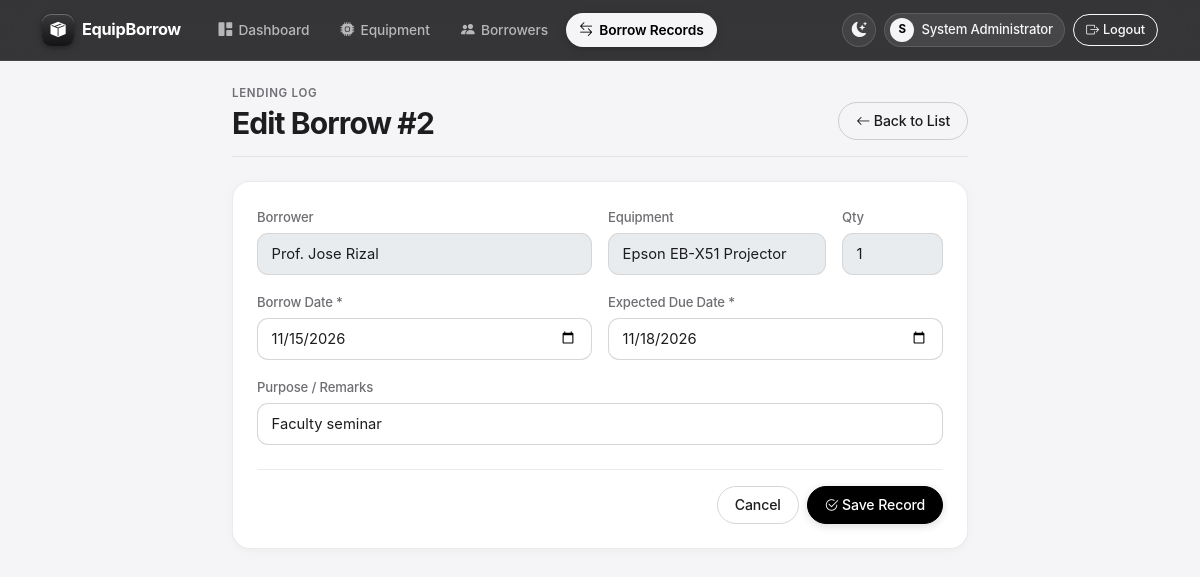
Screenshot of /borrow_form.php?id=2 (signed in) with the database file from the repository.
### tables this page shows
CREATE TABLE borrow_records (
    borrow_id        INT UNSIGNED  NOT NULL AUTO_INCREMENT,
    equipment_id     INT UNSIGNED  NOT NULL,
    borrower_id      INT UNSIGNED  NOT NULL,
    quantity         INT UNSIGNED  NOT NULL DEFAULT 1,
    borrow_date      DATE          NOT NULL,
    due_date         DATE          NOT NULL,
    return_date      DATE          NULL,                        
    status           ENUM('Borrowed','Returned') NOT NULL DEFAULT 'Borrowed',
    return_condition ENUM('Good','Fair','Damaged') NULL,
    remarks          VARCHAR(255)  NULL,
    created_at       TIMESTAMP     NOT NULL DEFAULT CURRENT_TIMESTAMP,
    PRIMARY KEY (borrow_id),
    KEY idx_borrow_status (status),
    KEY idx_borrow_due (due_date),
    CONSTRAINT fk_borrow_equipment FOREIGN KEY (equipment_id)
        REFERENCES equipment (equipment_id) ON UPDATE CASCADE ON DELETE RESTRICT,
    CONSTRAINT fk_borrow_borrower FOREIGN KEY (borrower_id)
        REFERENCES borrowers (borrower_id) ON UPDATE CASCADE ON DELETE RESTRICT
);

CREATE TABLE borrowers (
    borrower_id    INT UNSIGNED  NOT NULL AUTO_INCREMENT,
    id_number      VARCHAR(20)   NOT NULL,                      
    full_name      VARCHAR(100)  NOT NULL,
    borrower_type  ENUM('Student','Faculty','Staff') NOT NULL DEFAULT 'Student',
    department     VARCHAR(100)  NOT NULL,                      
    contact_no     VARCHAR(20)   NULL,
    email          VARCHAR(100)  NULL,
    created_at     TIMESTAMP     NOT NULL DEFAULT CURRENT_TIMESTAMP,
    PRIMARY KEY (borrower_id),
    UNIQUE KEY uq_borrower_idnumber (id_number)
);

CREATE TABLE equipment (
    equipment_id       INT UNSIGNED  NOT NULL AUTO_INCREMENT,
    equipment_code     VARCHAR(20)   NOT NULL,                  
    name               VARCHAR(100)  NOT NULL,
    category           ENUM('Laptop','Projector','Audio','Camera','Sports','Laboratory','Others')
                                     NOT NULL DEFAULT 'Others',
    quantity_total     INT UNSIGNED  NOT NULL DEFAULT 1,        
    quantity_available INT UNSIGNED  NOT NULL DEFAULT 1,        
    item_condition     ENUM('Good','Fair','Damaged','Lost','Retired','Disposed') NOT NULL DEFAULT 'Good',
    description        TEXT          NULL,
    created_at         TIMESTAMP     NOT NULL DEFAULT CURRENT_TIMESTAMP,
    updated_at         TIMESTAMP     NOT NULL DEFAULT CURRENT_TIMESTAMP ON UPDATE CURRENT_TIMESTAMP,
    PRIMARY KEY (equipment_id),
    UNIQUE KEY uq_equipment_code (equipment_code)
);

### includes/functions.php (called while the page is built, shortened)
<?php
function e($value): string
{
    return htmlspecialchars((string) $value, ENT_QUOTES, 'UTF-8');
}

### borrow_form.php (the view, shortened to what this page needs)
<?php
require_once 'includes/auth.php';
$id     = (int)($_GET['id'] ?? 0);
$isEdit = $id > 0;
$today  = date('Y-m-d');
$rec = [
    'borrower_id' => 0, 'equipment_id' => 0, 'quantity' => 1,
    'borrow_date' => $today,
    'due_date'    => date('Y-m-d', strtotime('+3 days')),
    'remarks'     => '',
];
if ($isEdit) {
    $stmt = $conn->prepare(
        'SELECT br.*, e.name AS equipment_name, b.full_name
         FROM borrow_records br
         JOIN equipment e ON e.equipment_id = br.equipment_id
         JOIN borrowers b ON b.borrower_id = br.borrower_id
         WHERE br.borrow_id = ?'
    );
    $stmt->bind_param('i', $id);
    $stmt->execute();
    $found = $stmt->get_result()->fetch_assoc();
    $rec = $found;
}
$pageTitle  = $isEdit ? "Edit Borrow #$id" : 'New Borrow';
require 'includes/header.php';
?>
<div class="row justify-content-center">
    <div class="col-lg-8">
        <div class="page-header">
            <div>
                <div class="page-eyebrow">Lending Log</div>
                <h1 class="page-title"><?= e($pageTitle) ?></h1>
            </div>
            <a href="borrows.php" class="btn btn-outline-secondary">
                <i class="bi bi-arrow-left"></i> Back to List
            </a>
        </div>
        <div class="card">
            <div class="card-body p-4">
                <form method="post">
                    <div class="row g-3">
                        <?php if ($isEdit): ?>
                            <div class="col-md-6">
                                <label class="form-label">Borrower</label>
                                <input class="form-control" value="<?= e($rec['full_name']) ?>" disabled>
                            </div>
                            <div class="col-md-4">
                                <label class="form-label">Equipment</label>
                                <input class="form-control" value="<?= e($rec['equipment_name']) ?>" disabled>
                            </div>
                            <div class="col-md-2">
                                <label class="form-label">Qty</label>
                                <input class="form-control" value="<?= (int)$rec['quantity'] ?>" disabled>
                            </div>
                        <?php endif; ?>
                        <div class="col-md-6">
                            <label class="form-label">Borrow Date *</label>
                            <input type="date" name="borrow_date" class="form-control" value="<?= e($rec['borrow_date']) ?>" required>
                        </div>
                        <div class="col-md-6">
                            <label class="form-label">Expected Due Date *</label>
                            <input type="date" name="due_date" class="form-control" value="<?= e($rec['due_date']) ?>" required>
                        </div>
                        <div class="col-12">
                            <label class="form-label">Purpose / Remarks</label>
                            <input type="text" name="remarks" class="form-control" maxlength="255"
                                   value="<?= e($rec['remarks']) ?>" placeholder="e.g. Used for IT101 class presentation">
                        </div>
                    </div>
                    <div class="d-flex justify-content-end gap-2 mt-4 pt-3 border-top">
                        <a href="borrows.php" class="btn btn-outline-secondary">Cancel</a>
                        <button class="btn btn-primary"><i class="bi bi-check2-circle"></i> Save Record</button>
                    </div>
                </form>
            </div>
        </div>
    </div>
</div>
<?php require 'includes/footer.php'; ?>

### assets/css/style.css (style rules this page uses)
:root { --font-sans: -apple-system, BlinkMacSystemFont, "SF Pro Display", "SF Pro Text", "Inter", "Segoe UI", Roboto, Helvetica, Arial, sans-serif; --font-mono: ui-monospace, "SF Mono", SFMono-Regular, Menlo, Monaco, Consolas, monospace; --surface-bg: #F5F5F7; --surface-card: #FFFFFF; --surface-subtle: #F5F5F7; --surface-hover: rgba(0, 0, 0, 0.028); --surface-glass: rgba(255, 255, 255, 0.76); --navbar-glass: rgba(12, 12, 14, 0.82); --text-main: #1D1D1F; --text-muted: #6E6E73; --text-soft: #86868B; --border-color: rgba(0, 0, 0, 0.08); --border-strong: rgba(0, 0, 0, 0.16); --specular-edge: rgba(255, 255, 255, 0.65); --brand-primary: #000000; --brand-primary-hover: #2C2C2E; --brand-primary-fg: #FFFFFF; --focus-ring: rgba(0, 0, 0, 0.22); --bs-body-font-family: var(--font-sans); --bs-body-bg: var(--surface-bg); --bs-body-color: var(--text-main); --bs-border-color: var(--border-color); --bs-primary: #000000; --bs-primary-rgb: 0, 0, 0; }
body { font-family: var(--font-sans); font-size: 0.95rem; line-height: 1.47059; letter-spacing: -0.011em; background-color: var(--surface-bg); color: var(--text-main); display: flex; flex-direction: column; min-height: 100vh; -webkit-font-smoothing: antialiased; -moz-osx-font-smoothing: grayscale; font-optical-sizing: auto; transition: background-color 220ms ease, color 220ms ease; }
h1, h2, h3, h4, h5, h6, .h1, .h2, .h3, .h4, .h5, .h6, .display-font { font-family: var(--font-sans); font-weight: 600; letter-spacing: -0.024em; line-height: 1.15; }
.page-header { display: flex; justify-content: space-between; align-items: flex-end; flex-wrap: wrap; gap: 1rem; margin-bottom: 1.5rem; padding-bottom: 1rem; border-bottom: 1px solid var(--border-color); }
.page-eyebrow { font-size: 0.72rem; font-weight: 600; text-transform: uppercase; letter-spacing: 0.06em; color: var(--text-muted); margin-bottom: 0.25rem; }
.page-title { font-size: clamp(1.55rem, 2.5vw, 2rem); font-weight: 700; letter-spacing: -0.03em; margin-bottom: 0; color: var(--text-main); }
.card { background-color: var(--surface-card); border: 1px solid var(--border-color); border-radius: 18px; box-shadow: 0 2px 12px rgba(0, 0, 0, 0.035); }
.btn { font-weight: 500; font-size: 0.88rem; letter-spacing: -0.008em; border-radius: 999px; padding: 0.48rem 1.05rem; transition: background-color 160ms ease, border-color 160ms ease, color 160ms ease, box-shadow 160ms ease, transform 100ms ease-out; }
.btn-primary { background-color: var(--brand-primary) !important; border-color: var(--brand-primary) !important; color: var(--brand-primary-fg) !important; box-shadow: 0 2px 8px rgba(0, 0, 0, 0.14); }
.btn-outline-secondary { color: var(--text-main); border-color: var(--border-strong); background-color: transparent; }
.form-control, .form-select { border-radius: 11px; border-color: var(--border-strong); padding: 0.56rem 0.85rem; background-color: var(--surface-card); color: var(--text-main); font-size: 0.92rem; transition: border-color 150ms ease, box-shadow 150ms ease; }
.form-label { font-weight: 500; font-size: 0.82rem; color: var(--text-muted); margin-bottom: 0.35rem; }

### rows the page displays
borrow_records: borrower.full_name "Prof. Jose Rizal", equipment.name "Epson EB-X51 Projector", quantity "1", borrow_date "11/15/2026", due_date "11/18/2026", remarks "Faculty seminar"

### other values shown
$initial "S"
$adminName "System Administrator"
$pageTitle "Edit Borrow #2"
